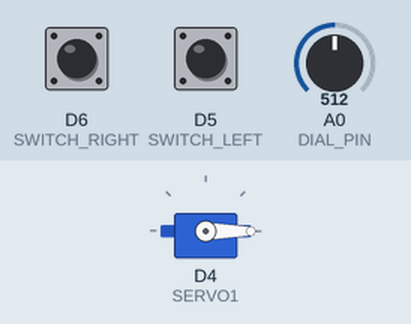
This sketch was run on a simulated ESP8266 (NodeMCU). Shown: servo. The test bench sets the inputs (shaded band); at power-on: D5 (SWITCH_LEFT) HIGH, D6 (SWITCH_RIGHT) HIGH, A0 (DIAL_PIN) = 512. What the sketch prints to the serial monitor is not drawn.

Above: at 3.2 s.
3.3 s: D5 (SWITCH_LEFT) pulled LOW for 0.15 s
At 4.1 s:
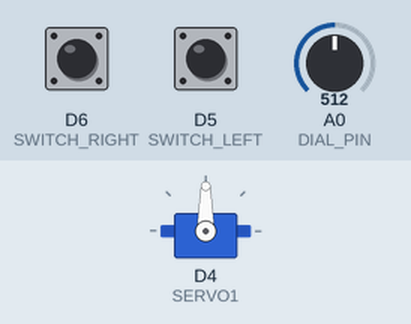
Timing chart, 0 to 6.3 s (numbered marks = the images above; inputs shaded):
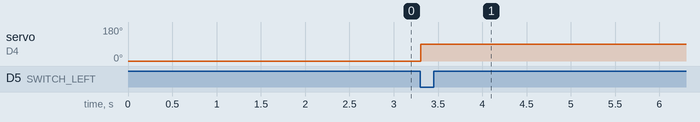

The sketch:

servo-test.ino
```cpp
#include <Servo.h>

Servo servo1;

#define SERVO3 D2 // Digital Pin 4
#define SERVO2 D3 // Digital Pin 0
#define SERVO1 D4 // Digital Pin 2

#define SWITCH_LEFT D5 // Digital Pin 14
#define SWITCH_RIGHT D6 // Digital Pin 12


// The dial is on A0
int DIAL_PIN = A0;

// Setup
void setup() {

  // Starting the Serial Monitor
  Serial.begin(9600);

  // Initialize the digital pins
  pinMode(SWITCH_LEFT, INPUT_PULLUP);
  pinMode(SWITCH_RIGHT, INPUT_PULLUP);

  // Servo 1
  servo1.attach(SERVO1, 600, 2400, 90); //Attach to D4, calibrate it with the minimum and maximum pwm values for the HS-311 servo.
  servo1.write(0);

  delay(2000);

}

// Loop
void loop() {

  int leftSwitchPosition1 = digitalRead(SWITCH_LEFT);
  int rightSwitchPosition1 = digitalRead(SWITCH_RIGHT);


  int dialVal = analogRead(DIAL_PIN);
  Serial.print("Dial Val: ");
  Serial.println(dialVal);

  int servoPos = map(dialVal, 0, 1023, 0, 180);
  Serial.print("Servo Position: ");
  Serial.println(servoPos);


  if(leftSwitchPosition1 == 0 && rightSwitchPosition1 == 1)
  {
    servo1.write(servoPos);
  }

  delay(100);

}
```

Measured:
- after the input at 3.3 s, servo on D4 (SERVO1): 0° → 90° at once
